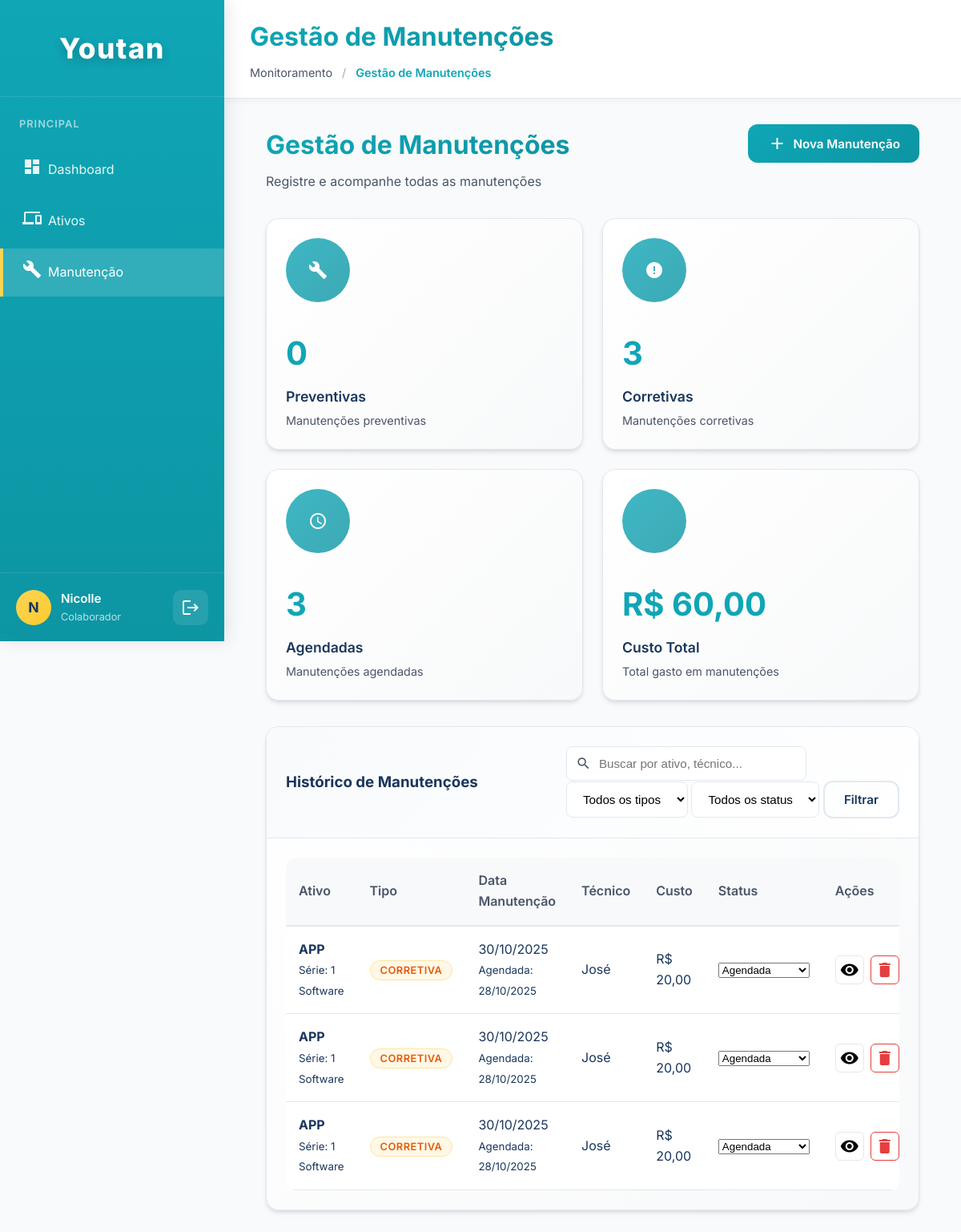
The app's page /maintenance.php (signed in) with its own data.
### tables this page shows
CREATE TABLE `manutencoes` (
  `id` int(11) NOT NULL,
  `id_ativo` int(11) NOT NULL,
  `tipo` enum('preventiva','corretiva','preditiva') NOT NULL,
  `data_manutencao` date NOT NULL,
  `data_agendamento` date DEFAULT NULL,
  `custo` decimal(15,2) DEFAULT NULL,
  `tecnico_responsavel` varchar(100) DEFAULT NULL,
  `descricao` text DEFAULT NULL,
  `status` enum('agendada','em_andamento','concluida','cancelada') DEFAULT 'agendada',
  `data_criacao` timestamp NOT NULL DEFAULT current_timestamp()
);

CREATE TABLE `ativos` (
  `id` int(11) NOT NULL,
  `nome` varchar(150) NOT NULL,
  `id_categoria` int(11) NOT NULL,
  `valor` decimal(15,2) DEFAULT NULL,
  `data_aquisicao` date DEFAULT NULL,
  `numero_serie` varchar(100) DEFAULT NULL,
  `fabricante` varchar(100) DEFAULT NULL,
  `modelo` varchar(100) DEFAULT NULL,
  `status` enum('operacional','manutencao','descartado') NOT NULL DEFAULT 'operacional',
  `localizacao` varchar(255) NOT NULL,
  `id_usuario_responsavel` int(11) DEFAULT NULL,
  `data_garantia` date DEFAULT NULL,
  `observacoes` text DEFAULT NULL,
  `data_criacao` timestamp NOT NULL DEFAULT current_timestamp()
);

CREATE TABLE `categorias_ativos` (
  `id` int(11) NOT NULL,
  `nome` varchar(100) NOT NULL,
  `descricao` text DEFAULT NULL,
  `data_criacao` timestamp NOT NULL DEFAULT current_timestamp()
);

### maintenance.php (the view, shortened to what this page needs)
<?php
require_once 'includes/db.php';
include 'includes/header.php';
$search = $_GET['search'] ?? '';
$filter_type = $_GET['filter_type'] ?? '';
$filter_status = $_GET['filter_status'] ?? '';
$params = [];
$where_clause = "";
$query_manutencoes = "
    SELECT m.*,
           a.nome as ativo_nome,
           a.numero_serie,
           a.localizacao,
           c.nome as categoria_nome
    FROM manutencoes m
    LEFT JOIN ativos a ON m.id_ativo = a.id
    LEFT JOIN categorias_ativos c ON a.id_categoria = c.id
    $where_clause
    ORDER BY m.data_manutencao DESC, m.data_criacao DESC
";
try {
    $stmt = $conn->prepare($query_manutencoes);
    $stmt->execute($params);
    $manutencoes = $stmt->fetchAll();
} catch (PDOException $e) {
    error_log("Erro ao buscar manutenções: " . $e->getMessage());
    $manutencoes = [];
}
try {
    $stats_result = $conn->query("
        SELECT
            COUNT(*) as total,
            SUM(CASE WHEN tipo = 'preventiva' THEN 1 ELSE 0 END) as preventivas,
            SUM(CASE WHEN tipo = 'corretiva' THEN 1 ELSE 0 END) as corretivas,
            SUM(CASE WHEN tipo = 'preditiva' THEN 1 ELSE 0 END) as preditivas,
            SUM(CASE WHEN status = 'agendada' THEN 1 ELSE 0 END) as agendadas,
            SUM(CASE WHEN status = 'em_andamento' THEN 1 ELSE 0 END) as em_andamento,
            SUM(CASE WHEN status = 'concluida' THEN 1 ELSE 0 END) as concluidas,
            SUM(CASE WHEN status = 'cancelada' THEN 1 ELSE 0 END) as canceladas,
            COALESCE(SUM(custo), 0) as custo_total
        FROM manutencoes
    ");
    $stats = $stats_result->fetch(PDO::FETCH_ASSOC);
} catch (PDOException $e) {
    error_log("Erro ao buscar estatísticas: " . $e->getMessage());
    $stats = [
        'total' => 0, 'preventivas' => 0, 'corretivas' => 0, 'preditivas' => 0,
        'agendadas' => 0, 'em_andamento' => 0, 'concluidas' => 0, 'canceladas' => 0,
        'custo_total' => 0
    ];
}
?>
<div class="container">
    <div class="page-header animate-fadeIn">
        <div class="header-left">
            <h1>Gestão de Manutenções</h1>
            <p>Registre e acompanhe todas as manutenções</p>
        </div>
        <button class="btn btn-primary animate-fadeIn" onclick="abrirModalCadastro()">
            <i class="icons icon-add"></i>
            Nova Manutenção
        </button>
    </div>
    <div class="kpi-grid">
        <div class="card animate-fadeIn">
            <div class="card-body">
                <div class="kpi-header">
                    <div class="kpi-icon">
                        <i class="icons icon-maintenance"></i>
                    </div>
                </div>
                <div class="kpi-value"><?php echo $stats['preventivas']; ?></div>
                <div class="kpi-label">Preventivas</div>
                <div class="kpi-description">Manutenções preventivas</div>
            </div>
        </div>
        <div class="card animate-fadeIn">
            <div class="card-body">
                <div class="kpi-header">
                    <div class="kpi-icon">
                        <i class="icons icon-warning"></i>
                    </div>
                </div>
                <div class="kpi-value"><?php echo $stats['corretivas']; ?></div>
                <div class="kpi-label">Corretivas</div>
                <div class="kpi-description">Manutenções corretivas</div>
            </div>
        </div>
        <div class="card animate-fadeIn">
            <div class="card-body">
                <div class="kpi-header">
                    <div class="kpi-icon">
                        <i class="icons icon-scheduled"></i>
                    </div>
                </div>
                <div class="kpi-value"><?php echo $stats['agendadas']; ?></div>
                <div class="kpi-label">Agendadas</div>
                <div class="kpi-description">Manutenções agendadas</div>
            </div>
        </div>
        <div class="card animate-fadeIn">
            <div class="card-body">
                <div class="kpi-header">
                    <div class="kpi-icon">
                    </div>
                </div>
                <div class="kpi-value">R$ <?php echo number_format($stats['custo_total'], 2, ',', '.'); ?></div>
                <div class="kpi-label">Custo Total</div>
                <div class="kpi-description">Total gasto em manutenções</div>
            </div>
        </div>
    </div>
    <div class="card animate-fadeIn">
        <div class="card-header">
            <h3>Histórico de Manutenções</h3>
            <div class="header-actions">
                <form method="GET" action="maintenance.php" class="search-filter-form">
                    <div class="search-box">
                        <input type="text" name="search" placeholder="Buscar por ativo, técnico..."
                               class="search-input" value="<?php echo htmlspecialchars($search); ?>">
                    </div>
                    <select class="filter-select" name="filter_type">
                        <option value="">Todos os tipos</option>
                    </select>
                    <select class="filter-select" name="filter_status">
                        <option value="">Todos os status</option>
                    </select>
                    <button type="submit" class="btn btn-outline">Filtrar</button>
                </form>
            </div>
        </div>
        <div class="card-body">
            <div class="table-responsive">
                <table class="data-table">
                    <thead>
                        <tr>
                            <th>Ativo</th>
                            <th>Tipo</th>
                            <th>Data Manutenção</th>
                            <th>Técnico</th>
                            <th>Custo</th>
                            <th>Status</th>
                            <th>Ações</th>
                        </tr>
                    </thead>
                    <tbody>
                        <?php if (empty($manutencoes)): ?>
                            <tr>
                                <td colspan="7" class="empty-state">
                                    <div class="empty-icon">
                                        <i class="icons icon-maintenance"></i>
                                    </div>
                                    <h4>Nenhuma manutenção encontrada</h4>
                                    <p><?php echo ($search || $filter_type || $filter_status) ? 'Tente ajustar os filtros de pesquisa' : 'Registre a primeira manutenção do sistema'; ?></p>
                                </td>
                            </tr>
                        <?php else: ?>
                            <?php foreach ($manutencoes as $manutencao): ?>
                                <tr class="animate-fadeIn">
                                    <td>
                                        <strong><?php echo htmlspecialchars($manutencao['ativo_nome']); ?></strong>
                                        <?php if ($manutencao['numero_serie']): ?>
                                            <br><small>Série: <?php echo htmlspecialchars($manutencao['numero_serie']); ?></small>
                                        <?php endif; ?>
                                        <?php if ($manutencao['categoria_nome']): ?>
                                            <br><small><?php echo htmlspecialchars($manutencao['categoria_nome']); ?></small>
                                        <?php endif; ?>
                                    </td>
                                    <td>
                                        <span class="badge badge-<?php echo $manutencao['tipo']; ?>">
                                            <?php echo ucfirst($manutencao['tipo']); ?>
                                        </span>
                                    </td>
                                    <td>
                                        <?php echo date('d/m/Y', strtotime($manutencao['data_manutencao'])); ?>
                                        <?php if ($manutencao['data_agendamento']): ?>
                                            <br><small>Agendada: <?php echo date('d/m/Y', strtotime($manutencao['data_agendamento'])); ?></small>
                                        <?php endif; ?>
                                    </td>
                                    <td><?php echo htmlspecialchars($manutencao['tecnico_responsavel'] ?? 'N/A'); ?></td>
                                    <td><?php echo $manutencao['custo'] ? 'R$ ' . number_format($manutencao['custo'], 2, ',', '.') : 'N/A'; ?></td>
                                    <td>
                                        <form method="POST" action="maintenance.php" class="status-form">
                                            <select name="novo_status" class="status-select" onchange="this.form.submit()">
                                                <option value="agendada" <?php echo $manutencao['status'] == 'agendada' ? 'selected' : ''; ?>>Agendada</option>
                                            </select>
                                        </form>
                                    </td>
                                    <td>
                                        <div class="action-buttons">
                                            <button class="btn-icon" title="Detalhes" onclick="showDetalhesManutencao(<?php echo htmlspecialchars(json_encode($manutencao)); ?>)">
                                                <i class="icons icon-view"></i>
                                            </button>
                                            <button class="btn-icon btn-danger" title="Excluir" onclick="confirmarExclusao(<?php echo $manutencao['id']; ?>)">
                                                <i class="icons icon-delete"></i>
                                            </button>
                                        </div>
                                    </td>
                                </tr>
                            <?php endforeach; ?>
                        <?php endif; ?>
                    </tbody>
                </table>
            </div>
        </div>
    </div>
</div>
<?php
include 'includes/footer.php';
?>

### css/global.css (style rules this page uses)
:root { --cor-primaria: #0fa6b6; --cor-secundaria: #fcd454; --cor-terciaria: #d4ec7c; --cor-quaternaria: #74c1a0; --cor-fundo: #f8fafc; --cor-fundo-auth: #f8f9fa; --cor-fundo-card: #ffffff; --cor-texto: #1a365d; --cor-texto-secundario: #4a5568; --cor-borda: #e2e8f0; --cor-erro: #e53e3e; --cor-sucesso: #38a169; --cor-alerta: #d69e2e; --cor-info: #3182ce; --cor-branca: #ffffff; --sombra: 0 4px 6px -1px rgba(0, 0, 0, 0.1), 0 2px 4px -1px rgba(0, 0, 0, 0.06); --sombra-hover: 0 20px 25px -5px rgba(0, 0, 0, 0.1), 0 10px 10px -5px rgba(0, 0, 0, 0.04); --gradiente-primario: linear-gradient(135deg, #0fa6b6 0%, #0d95a3 100%); --gradiente-secundario: linear-gradient(135deg, #fcd454 0%, #fbcb2e 100%); }
* { margin: 0; padding: 0; box-sizing: border-box; }
body { font-family: 'Inter', -apple-system, BlinkMacSystemFont, sans-serif; background-color: var(--cor-fundo); color: var(--cor-texto); line-height: 1.6; overflow-x: hidden; }
.container { max-width: 1200px; margin: 0 auto; padding: 0 20px; }
.animate-fadeIn { animation: fadeIn 0.6s ease-out; }
.card { background: var(--cor-fundo-card); border-radius: 16px; box-shadow: var(--sombra); border: 1px solid var(--cor-borda); transition: all 0.3s cubic-bezier(0.4, 0, 0.2, 1); overflow: hidden; animation: fadeIn 0.6s ease-out; }
.card-header { padding: 24px; border-bottom: 1px solid var(--cor-borda); background: linear-gradient(135deg, #f8fafc 0%, #ffffff 100%); display: flex; justify-content: space-between; align-items: center; }
.card-body { padding: 24px; }
.btn { display: inline-flex; align-items: center; gap: 8px; padding: 12px 24px; border: none; border-radius: 12px; font-weight: 600; font-size: 0.95rem; cursor: pointer; transition: all 0.3s cubic-bezier(0.4, 0, 0.2, 1); text-decoration: none; font-family: inherit; position: relative; overflow: hidden; }
.btn::before { content: ''; position: absolute; top: 0; left: -100%; width: 100%; height: 100%; background: linear-gradient(90deg, transparent, rgba(255,255,255,0.3), transparent); transition: left 0.5s; }
.btn-primary { background: var(--gradiente-primario); color: white; }
.btn-outline { background: transparent; border: 2px solid var(--cor-borda); color: var(--cor-texto); }
.table-responsive { overflow-x: auto; border-radius: 12px; }
.data-table { width: 100%; border-collapse: collapse; background: white; border-radius: 12px; overflow: hidden; }
.data-table th { background: linear-gradient(135deg, #f8fafc 0%, #edf2f7 100%); padding: 16px; text-align: left; font-weight: 600; color: var(--cor-texto); border-bottom: 2px solid var(--cor-borda); position: sticky; top: 0; }
.data-table td { padding: 16px; border-bottom: 1px solid var(--cor-borda); transition: all 0.3s ease; }
.data-table tr { transition: all 0.3s ease; }
.badge { padding: 6px 12px; border-radius: 20px; font-size: 0.8rem; font-weight: 600; text-transform: uppercase; letter-spacing: 0.5px; }
.btn-icon { padding: 8px; border: 1px solid var(--cor-borda); border-radius: 6px; background: white; cursor: pointer; transition: all 0.3s ease; display: inline-flex; align-items: center; justify-content: center; width: 36px; height: 36px; }
.btn-danger { border-color: var(--cor-erro); color: var(--cor-erro); }

### records on screen
manutencoes: id_ativo.nome "APP", id_ativo.numero_serie "1", categorias_ativos.nome "Software", tipo "CORRETIVA", data_manutencao "30/10/2025", data_agendamento "28/10/2025", tecnico_responsavel "José", custo "20,00", novo_status "Agendada"
manutencoes: id_ativo.nome "APP", id_ativo.numero_serie "1", categorias_ativos.nome "Software", tipo "CORRETIVA", data_manutencao "30/10/2025", data_agendamento "28/10/2025", tecnico_responsavel "José", custo "20,00", novo_status "Agendada"
manutencoes: id_ativo.nome "APP", id_ativo.numero_serie "1", categorias_ativos.nome "Software", tipo "CORRETIVA", data_manutencao "30/10/2025", data_agendamento "28/10/2025", tecnico_responsavel "José", custo "20,00", novo_status "Agendada"

### other values on screen
substr($_SESSION['user_name'] ?? 'U', 0, 1) "N"
$_SESSION['user_name'] "Nicolle"
$page_title "Gestão de Manutenções"
$stats['preventivas'] "0"
$stats['corretivas'] "3"
$stats['agendadas'] "3"
$stats['custo_total'] "60,00"
